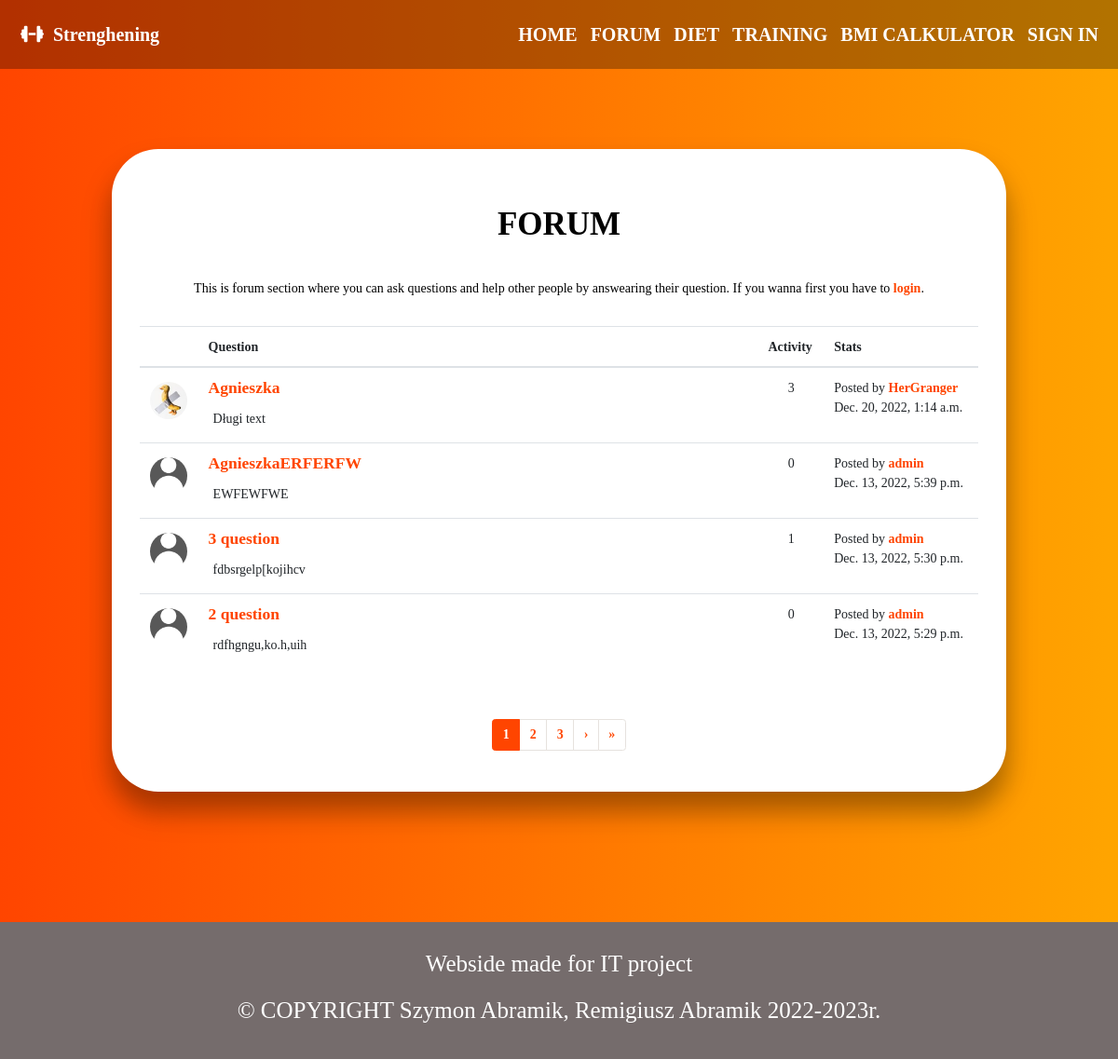
The app's page /forum/ with its own data.
### forum/models.py (models this page shows, shortened)
class Post(models.Model):
    name = models.CharField(max_length=100)
    context = models.TextField(max_length=1000)
    author = models.ForeignKey(Profile, on_delete=models.CASCADE, null=True)
    start_date = models.DateTimeField(auto_now_add=True)
    slug = models.SlugField(unique=True, blank=True, null=True)
    number = models.IntegerField(null=True)
    def get_absolute_url(self):
        return reverse("forum:detail", args=[self.slug])

### login/models.py (models this page shows, shortened)
class Profile(models.Model):
    user = models.OneToOneField(User, null=True, on_delete=models.CASCADE)
    image = models.ImageField(default="profile_pics/default.png", upload_to='profile_pics')
    description = models.TextField(max_length=1000, default="You didn't change your description yet!")
    slug = models.SlugField(unique=True, blank=True, null=True)
    def __str__(self):
        return f'{self.user.username}'
    def get_absolute_url(self):
        return reverse("login:profile", args=[self.slug])

### forum/views.py (the view)
# urls.py: path('', views.indexView, name='index'),
def indexView(request):
    p = Paginator(Post.objects.all().order_by('-start_date'), 4)
    page = request.GET.get('page')
    posts = p.get_page(page)
    context = {
        'posts': posts,
    }
    return render(request, 'forum/index.html', context)

### forum/templates/forum/index.html (shortened to what this page needs)
{% extends 'home/base.html' %}
{% block head %}
    {% load static %}
    <link href="{% static 'forum/style.css' %}" rel="stylesheet" >
{% endblock %}
{% block body %}
<div class="padding-top"></div>
<div class="container-fluid">
    <div class="justify-content-center">
      <div class="text-center">
        <h1>FORUM</h1>
        <p>This is forum section where you can ask questions and help other people by answearing their question.
          {% if user.is_authenticated %}
          If you wanna ask <a href="{% url 'forum:add' %}">clik here</a>.
          {% else %}
          If you wanna first you have to <a href="{% url 'login:login' %}">login</a>.
          {% endif %}
        </p>
      </div>
      <table class="table table-hover">
        <thead>
          <tr>
            <th scope="col"></th>
            <th scope="col">Question</th>
            <th scope="col">Activity</th>
            <th scope="col">Stats</th>
          </tr>
        </thead>
        <tbody>
          {% for post in posts %}
            <tr>
              <td><img class="rounded-circle profile-picture" src="{{ post.author.image.url }}"></td>
              <td><h5><a href="{{ post.get_absolute_url }}">{{ post.name }}</a></h5><p class="fifty-chars">{{ post.context }}</p></td>
              <td class="activity">{{ post.comments.all.count }}</td>
              <td>Posted by <a href="{{ post.author.get_absolute_url }}">{{ post.author }}</a><br>{{ post.start_date }}</td>
            </tr>
          {% endfor %}
        </tbody>
      </table>
      <nav aria-label="page-navigation">
        <ul class="pagination justify-content-center">
          {% for i in posts.paginator.page_range %}
            <li class="{% if posts.number == i %}active {% endif %}page-item"><a class="page-link" href="?page={{ forloop.counter }}">{{ forloop.counter }}</a></li>
          {% endfor %}
          {% if posts.has_next %}
            <li class="page-item"><a class="page-link" href="?page={{ posts.next_page_number }}"><span aria-hidden="true">&rsaquo;</span></a></li>
            <li class="page-item"><a class="page-link" href="?page={{ posts.paginator.num_pages }}"><span aria-hidden="true">&raquo;</span></a></li>
          {% endif %}
        </ul>
      </nav>
    </div>
</div>
<div class="padding-bottom"></div>
{% endblock %}

### home/static/home/style.css (style rules this page uses)
* { box-sizing: border-box; }
html, body { margin: 0; padding: 0; font-size: 14px; font-family: Verdana; background-color: white; color: black; width: 100%; }
.fifty-chars { width: 50ch; overflow: hidden; white-space: nowrap; text-overflow: ellipsis; }

### forum/static/forum/style.css (style rules this page uses)
body { background: linear-gradient(90deg, rgba(255,69,0,1) 0%, rgba(255, 165, 0,1) 100%); }
.container-fluid { width: 80%; background-color: white; border-radius: 50px; box-shadow: 0 20px 24px 0 rgba(0, 0, 0, 0.2), 0 21px 35px 0 rgba(0, 0, 0, 0.19); margin-top: 10vh; height: auto; padding: 30px; }
.profile-picture { margin-top: 10%; margin-bottom: 10%; margin-left: auto; margin-right: auto; border-radius: 50%; height: 40px; }
table td p { padding: 5px; margin: 0; }
table td a { color: orangered; }
.text-center { text-align: center; }
.text-center h1 { padding: 30px; font-size: 46; font-weight: 600; }
.text-center p { margin-bottom: 30px; }
.container-fluid a { color: orangered; font-weight: 600; }
.fifty-chars { width: 80ch; overflow: hidden; white-space: nowrap; text-overflow: ellipsis; }
.activity { text-align: center; }
.page-item.active .page-link { z-index: 3; color: #fff; background-color: orangered; border-color: orangered; }
.page-link { position: relative; display: block; padding: 0.5rem 0.75rem; margin-left: -1px; line-height: 1.25; color: orangered; background-color: #fff; border: 1px solid #e6e2de; }
.pagination { padding-top: 40px; }
.padding-bottom { height:10vh; }
.padding-top { height: 10vh; }

### records on screen
Post: author.image (picture), name "Agnieszka", context "Długi text", comments.all.count "3", author "HerGranger", start_date "Dec. 20, 2022, 1:14 a.m."
Post: author.image (placeholder picture), name "AgnieszkaERFERFW", context "EWFEWFWE", comments.all.count "0", author "admin", start_date "Dec. 13, 2022, 5:39 p.m."
Post: author.image (placeholder picture), name "3 question", context "fdbsrgelp[kojihcv", comments.all.count "1", author "admin", start_date "Dec. 13, 2022, 5:30 p.m."
Post: author.image (placeholder picture), name "2 question", context "rdfhgngu,ko.h,uih", comments.all.count "0", author "admin", start_date "Dec. 13, 2022, 5:29 p.m."
